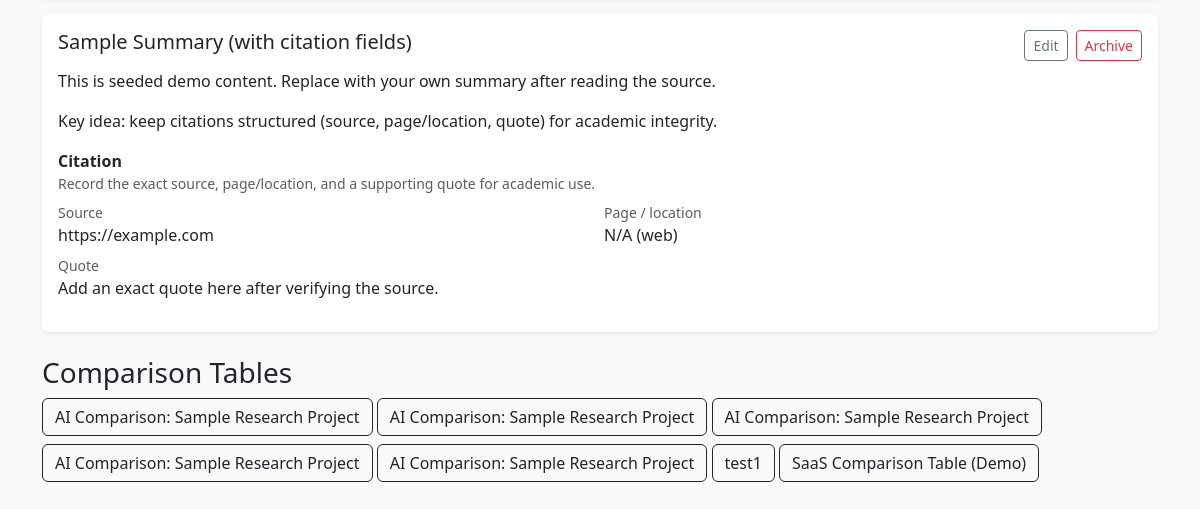
The page /projects/2/ (signed in, lower part) on the database as committed earlier.
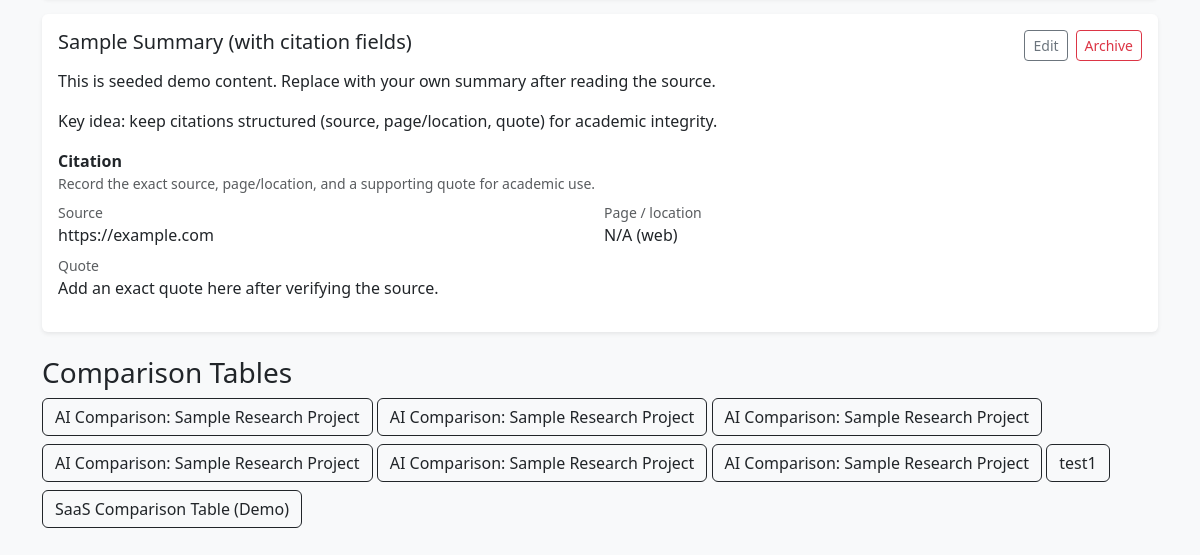
The same page on the database as committed later.
### research/models.py (models this page shows, shortened)
class ResearchSummary(models.Model):
    project = models.ForeignKey(ResearchProject, on_delete=models.CASCADE)
    resource = models.ForeignKey(
        Resource,
        on_delete=models.SET_NULL,
        null=True,
        blank=True,
    )
    title = models.CharField(max_length=200)
    summary_text = models.TextField()
    citation_source = models.CharField(max_length=255, blank=True, default="")
    citation_page = models.CharField(max_length=50, blank=True, default="")
    citation_quote = models.TextField(blank=True, default="")
    ai_generated = models.BooleanField(default=False)
    is_archived = models.BooleanField(default=False)
    created_at = models.DateTimeField(auto_now_add=True)
    updated_at = models.DateTimeField(auto_now=True)

class ComparisonTable(models.Model):
    project = models.ForeignKey(ResearchProject, on_delete=models.CASCADE)
    title = models.CharField(max_length=200)
    is_archived = models.BooleanField(default=False)
    created_at = models.DateTimeField(auto_now_add=True)
    updated_at = models.DateTimeField(auto_now=True)

### research/views.py (the view)
# urls.py: path("projects/<int:pk>/", views.project_detail, name="project_detail"),
@login_required
def project_detail(request, pk):
    project = get_object_or_404(ResearchProject, pk=pk, owner=request.user, is_archived=False)
    resources = Resource.objects.filter(project=project, is_archived=False)
    summaries = ResearchSummary.objects.filter(project=project, is_archived=False).order_by("-updated_at")
    tables = ComparisonTable.objects.filter(project=project, is_archived=False).order_by("-updated_at")
    return render(
        request,
        "research/project_detail.html",
        {
            "project": project,
            "resources": resources,
            "summaries": summaries,
            "tables": tables,
        },
    )

### research/templates/research/project_detail.html (shortened to what this page needs)
{% extends "research/base.html" %}
{% block content %}
<div class="mb-4">
  {% for summary in summaries %}
    <div class="card shadow-sm mb-3 border-0">
      <div class="card-body">
        <div class="d-flex justify-content-between align-items-start gap-2 flex-wrap">
          <h5 class="mb-1">{{ summary.title }}</h5>
          <div class="d-flex gap-2 align-items-center">
            <a href="{% url 'summary_edit' summary.pk %}" class="btn btn-sm btn-outline-secondary">Edit</a>
            <a href="{% url 'summary_archive' summary.pk %}" class="btn btn-sm btn-outline-danger">Archive</a>
          </div>
        </div>
        <div class="mt-2">{{ summary.summary_text|linebreaks }}</div>
        <div class="mt-3">
          <div class="fw-semibold">Citation</div>
          <div class="text-muted small mb-2">Record the exact source, page/location, and a supporting quote for academic use.</div>
          <div class="row g-2">
            <div class="col-md-6">
              <div class="small text-muted">Source</div>
              <div>{{ summary.citation_source|default:"—" }}</div>
            </div>
            <div class="col-md-6">
              <div class="small text-muted">Page / location</div>
              <div>{{ summary.citation_page|default:"—" }}</div>
            </div>
            <div class="col-12">
              <div class="small text-muted">Quote</div>
              <div>{{ summary.citation_quote|linebreaks|default:"—" }}</div>
            </div>
          </div>
        </div>
      </div>
    </div>
  {% empty %}
    <p class="text-muted">No summaries yet.</p>
  {% endfor %}
</div>
<h3>Comparison Tables</h3>
<div>
  {% for table in tables %}
    <a href="{% url 'comparison_table_detail' table.pk %}" class="btn btn-outline-dark mb-2">{{ table.title }}</a>
  {% empty %}
    <p class="text-muted">No comparison tables yet.</p>
  {% endfor %}
</div>
{% endblock %}

Rows that differ between the two databases and show on the page:
added ComparisonTable: title "AI Comparison: Sample Research Project"
